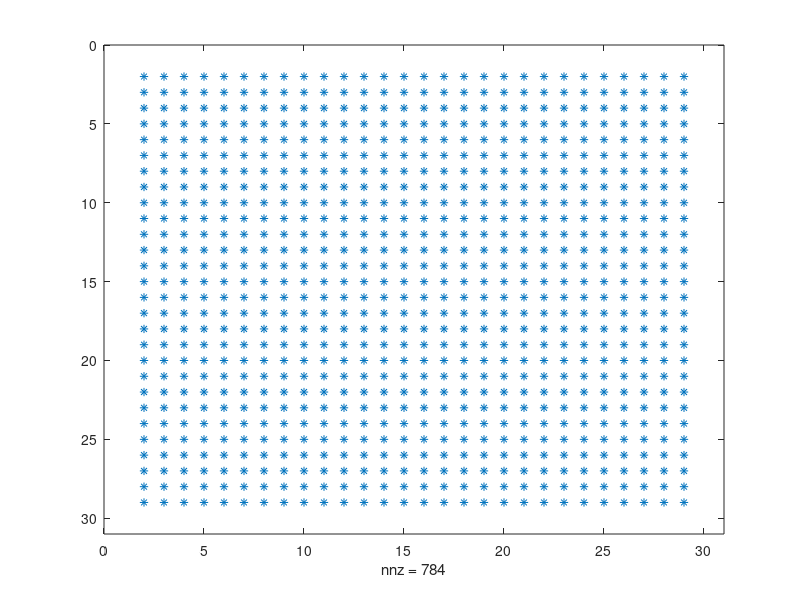

Write the MATLAB code that produced this figure. (Note: this script raises an error after producing the figure.)
% Simulation du probleme de Poisson
% Probleme de Dirichlet non-homogene
% Avec un terme source localise (de type chauffage)
% Prise en compte des CL Dirichlet (ajout d'une fenetre + porte)
ht = 100; % temperature du chauffage
dt = 15;  % temperature de la porte d'entree
wt = -10; % temperature de la fenetre
n = 30;   % nombre de points de discretisation

x = linspace(-1,1,n);                      
[X,Y] = meshgrid(x,x);                  % grille bi-dimensionnelle 
G = ((X>-1) & (X<1) & (Y>-1) & (Y<1));  % domaine: on prend le carre en entier
H = ((X>-0.6) & (X<0.5) & (Y>-0.1) & (Y<0.1)); % position du chauffage

k = find(G);                          % les indices des G non nuls
G = zeros(size(G));                   % conversion logique - reel
G(k) = (1:length(k))';                % suite d'indices de la matrice A
spy(G)                                % on dessine la grille
heat = G(H);                          % indices correspondant a H

A = delsq(G);                         % matrice du Laplacien a l'interieur
door = [];
window = [];
for i = 2:n-1                        
  for j = 2:n-1
    ind = G(i,j);
    if G(i,j) ~= 0 
      if G(i-1,j) == 0                % la porte se situe sur le mur du haut
        if (X(i,j)>-0.8 && X(i,j)<-0.3) 
          door = [door G(i,j)];       % indices correspondant a la porte
        else
           A(ind,ind)=A(ind,ind)-1;
        end
      end
      if G(i,j+1) == 0                % la fenetre se situe sur le mur a droite
        if (Y(i,j)>0.3 && Y(i,j)<0.7) 
          window = [window G(i,j)];   % indices correspodant a la fenetre 
        end
      end
    end
  end
end

h = 2/(n-1);                          % pas du maillage
A = -A/h^2;                           % division par h^2
b = zeros(length(k),1);               % initialisation du second membre
b(heat) = -ht;                        % prise en compte du chauffage
b(door) = -1/h^2*dt;                  % CL Dirichlet: porte
b(window) = -1/h^2*wt;                % CL Dirichet: fenetre
u = A\b;                              % solution du systeme sous forme de vecteur
U = G;
U(G>0) = full(u(G(G>0)));             % on met la solution dans une matrice 
                                      % correspondant a la grille
mesh(X,Y,U);                          % on dessine la solution sur la grille
axis('ij');